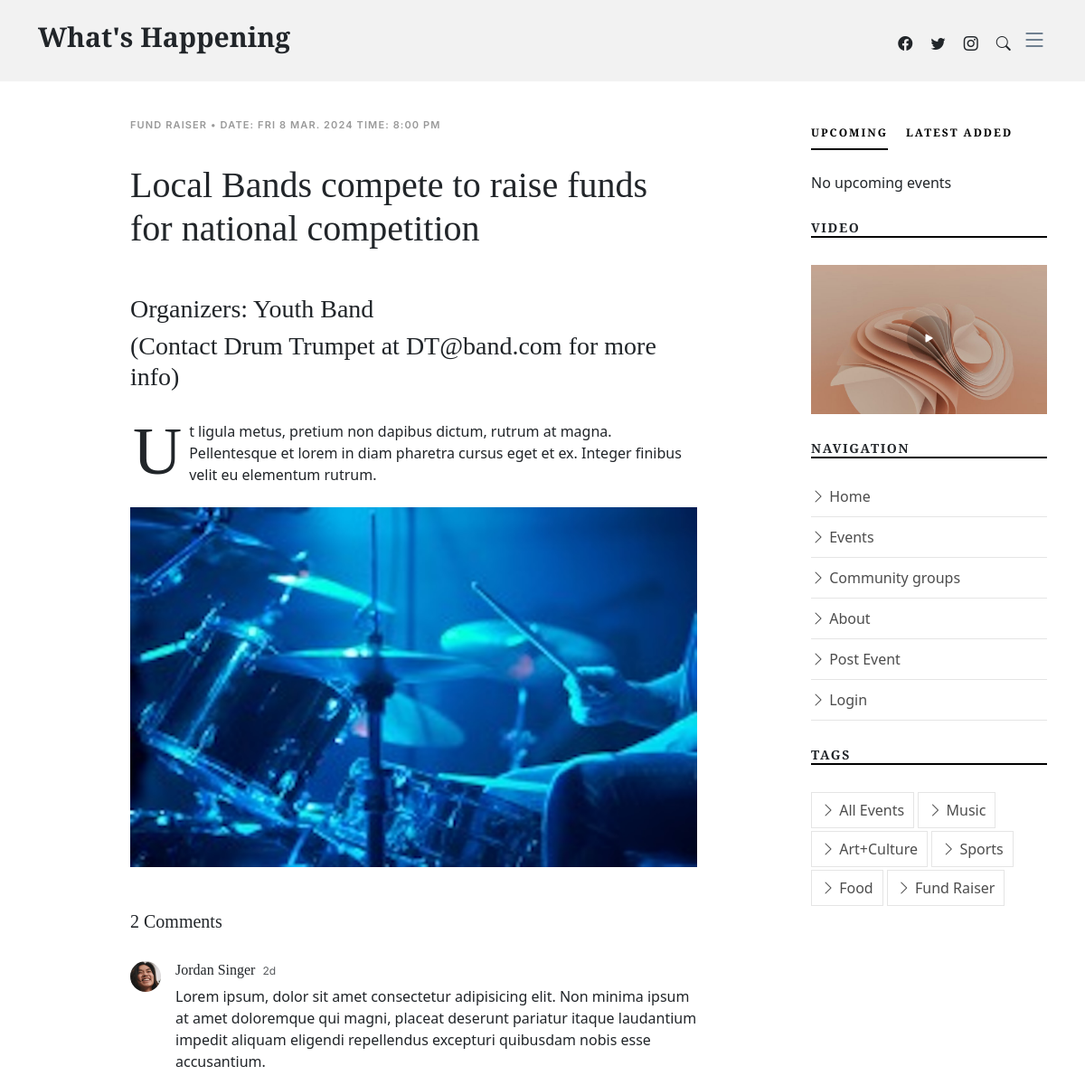
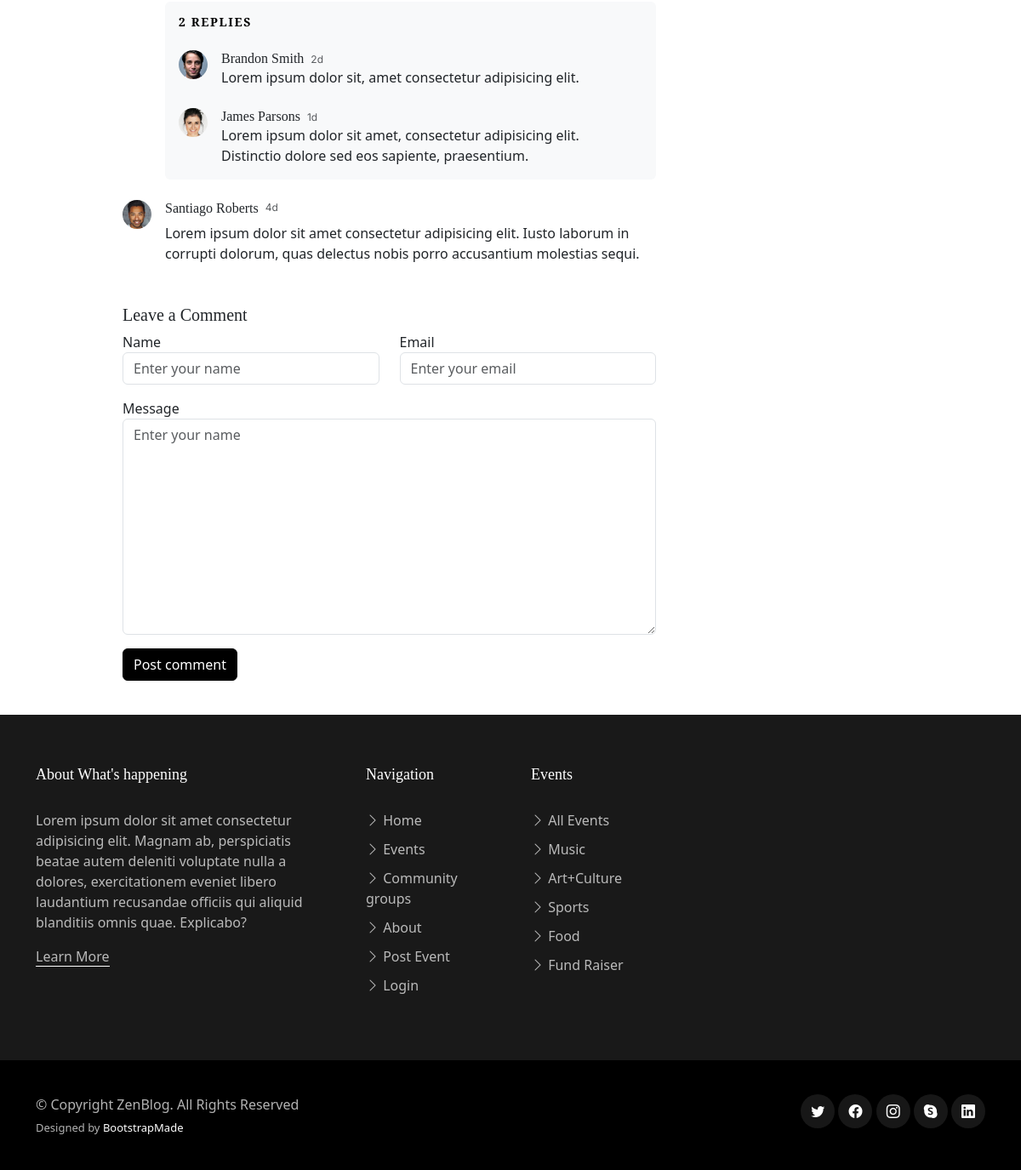
The page /single-post.php?event=6 on the database its author committed (2 pictures, top to bottom).
### tables this page shows
CREATE TABLE `Events` (
  `EventID` int NOT NULL,
  `EventTypeID` int NOT NULL,
  `GroupID` int NOT NULL,
  `EventDate` timestamp NOT NULL DEFAULT CURRENT_TIMESTAMP,
  `SubmitDate` timestamp NOT NULL DEFAULT CURRENT_TIMESTAMP,
  `EventTitle` varchar(100) NOT NULL,
  `EventImage` varchar(50) NOT NULL,
  `EventDesc` text NOT NULL
);

CREATE TABLE `EventTypes` (
  `EventTypeID` int NOT NULL,
  `EventType` varchar(100) NOT NULL
);

CREATE TABLE `Groups` (
  `GroupID` int NOT NULL,
  `GroupName` varchar(100) NOT NULL,
  `GroupImage` varchar(50) NOT NULL,
  `GroupType` varchar(100) NOT NULL,
  `GroupDesc` text NOT NULL,
  `ContactName` varchar(255) NOT NULL,
  `ContactEmail` varchar(255) NOT NULL
);

### single-post.php (the view, shortened to what the rows shown need)
<!DOCTYPE html>
<html lang="en">
<head>
  <link href="assets/vendor/bootstrap/css/bootstrap.min.css" rel="stylesheet">
  <link href="assets/vendor/bootstrap-icons/bootstrap-icons.css" rel="stylesheet">
  <link href="assets/vendor/swiper/swiper-bundle.min.css" rel="stylesheet">
  <link href="assets/vendor/glightbox/css/glightbox.min.css" rel="stylesheet">
  <link href="assets/vendor/aos/aos.css" rel="stylesheet">
  <link href="assets/css/variables.css" rel="stylesheet">
  <link href="assets/css/main.css" rel="stylesheet">
</head>
<body>
  <header id="header" class="header d-flex align-items-center fixed-top">
    <div class="container-fluid container-xl d-flex align-items-center justify-content-between">
      <a href="index.php" class="logo d-flex align-items-center">
    <h1>What's Happening</h1>
  </a>
    </div>
  </header>
  <main id="main">
     <section class="single-post-content">
      <div class="container">
        <div class="row">
          <div class="col-md-9 post-content" data-aos="fade-up">
              <?php
               $db_hostname = '127.0.0.1';
               $db_username = 'root';
               $db_password = 'root';
               $db_database = 'whats_happening';
               $conn = new mysqli($db_hostname, $db_username, $db_password, $db_database);
               if (isset($_GET['event'])) {
                $event_id = $_GET['event'];
               $myquery = "SELECT events.*, groups.GroupName, groups.ContactName, groups.ContactEmail, eventtypes.EventType
              FROM `Events`
              INNER JOIN `Groups` ON events.GroupID = groups.GroupID
              INNER JOIN eventtypes ON events.EventTypeID = eventtypes.EventTypeID
              WHERE events.EventID = $event_id";
               if($result = $conn->query($myquery)){
                 while($row = $result->fetch_assoc()){
                   $Name = $row['GroupName'];
                   $Category = $row['EventType'];
                   $Date = date("D j M. Y", strtotime($row['EventDate']));
                    $Time = date("g:i A", strtotime($row['EventDate']));
                   $Event = $row['EventTitle'];
                   $Description = $row['EventDesc'];
                   $EventImage = $row['EventImage'];
                   $ContactName = $row['ContactName'];
                   $ContactEmail = $row['ContactEmail'];
              $Substring = substr($Description, 1);
              echo <<<HEREDOCIDENTIFIER
              <div class="single-post">
              <div class="post-meta"><span class="date">$Category • DATE: $Date TIME: $Time</span></div><br>
              <h1 class="mb-5">$Event</h1>
              <h3 class ="mb-2">Organizers: $Name</h3>
              <h3 class ="mb-2">(Contact $ContactName at $ContactEmail for more info)</h3><br>
              <p><span class="firstcharacter">$Description[0]</span>$Substring</p>
              <figure class="my-4">
                <img src="$EventImage" alt="" class="img-fluid">
              </figure>
HEREDOCIDENTIFIER;
               }
              }else{
                echo "Nothing here to display! Sorry!";
              }
            } else{
              echo "Event ID not provided";
            }
              ?>
            </div>
          </div>
        </div>
      </div>
    </section>
  </main>
</body>
</html>

### rows shown on the page
events: EventTypeID.EventType "FUND RAISER", EventDate "FRI 8 MAR. 2024", EventDate "8:00 PM", EventTitle "Local Bands compete to raise funds for national competition", GroupID.GroupName "Youth Band", GroupID.ContactName "Drum Trumpet", GroupID.ContactEmail "DT@band.com", EventDesc "U", EventDesc "t ligula metus, pretium non dapibus dictum, rutrum at magna. Pellentesque et lorem in diam pharetra cursus eget et ex. Integer finibus velit eu elementum rutrum.", EventImage (picture)
